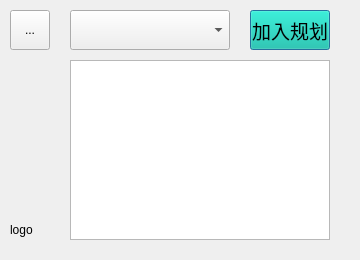
<?xml version="1.0" encoding="UTF-8"?>
<ui version="4.0">
 <class>MoBookDialog</class>
 <widget class="QDialog" name="MoBookDialog">
  <property name="geometry">
   <rect>
    <x>0</x>
    <y>0</y>
    <width>360</width>
    <height>260</height>
   </rect>
  </property>
  <property name="windowTitle">
   <string>Dialog</string>
  </property>
  <widget class="QToolButton" name="backBtn">
   <property name="geometry">
    <rect>
     <x>10</x>
     <y>10</y>
     <width>40</width>
     <height>40</height>
    </rect>
   </property>
   <property name="text">
    <string>...</string>
   </property>
   <property name="icon">
    <iconset resource="images.qrc">
     <normaloff>:/images/back.png</normaloff>:/images/back.png</iconset>
   </property>
   <property name="iconSize">
    <size>
     <width>25</width>
     <height>25</height>
    </size>
   </property>
  </widget>
  <widget class="QComboBox" name="bookComboBox">
   <property name="geometry">
    <rect>
     <x>70</x>
     <y>10</y>
     <width>160</width>
     <height>40</height>
    </rect>
   </property>
   <property name="font">
    <font>
     <pointsize>14</pointsize>
    </font>
   </property>
  </widget>
  <widget class="QListView" name="wordListView">
   <property name="geometry">
    <rect>
     <x>70</x>
     <y>60</y>
     <width>260</width>
     <height>180</height>
    </rect>
   </property>
  </widget>
  <widget class="QPushButton" name="loadBtn">
   <property name="geometry">
    <rect>
     <x>250</x>
     <y>10</y>
     <width>80</width>
     <height>40</height>
    </rect>
   </property>
   <property name="font">
    <font>
     <pointsize>14</pointsize>
    </font>
   </property>
   <property name="styleSheet">
    <string notr="true">background-color: rgb(0, 190, 159, 60%)</string>
   </property>
   <property name="text">
    <string>加入规划</string>
   </property>
  </widget>
  <widget class="QLabel" name="logoLabel">
   <property name="geometry">
    <rect>
     <x>10</x>
     <y>210</y>
     <width>40</width>
     <height>40</height>
    </rect>
   </property>
   <property name="text">
    <string>logo</string>
   </property>
  </widget>
 </widget>
 <resources>
  <include location="images.qrc"/>
 </resources>
 <connections/>
</ui>
